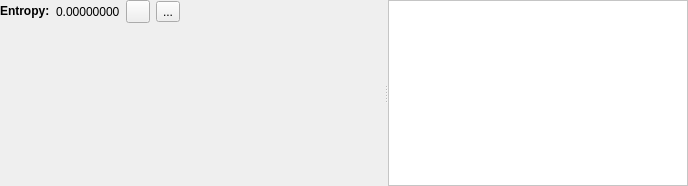
<?xml version="1.0" encoding="UTF-8"?>
<ui version="4.0">
 <class>ChartWidget</class>
 <widget class="QWidget" name="ChartWidget">
  <property name="geometry">
   <rect>
    <x>0</x>
    <y>0</y>
    <width>688</width>
    <height>186</height>
   </rect>
  </property>
  <property name="windowTitle">
   <string>Form</string>
  </property>
  <layout class="QVBoxLayout" name="verticalLayout_2">
   <property name="leftMargin">
    <number>0</number>
   </property>
   <property name="topMargin">
    <number>0</number>
   </property>
   <property name="rightMargin">
    <number>0</number>
   </property>
   <property name="bottomMargin">
    <number>0</number>
   </property>
   <item>
    <widget class="QSplitter" name="splitter">
     <property name="orientation">
      <enum>Qt::Horizontal</enum>
     </property>
     <widget class="QWidget" name="layoutWidget">
      <layout class="QVBoxLayout" name="verticalLayout" stretch="0,1">
       <item>
        <layout class="QHBoxLayout" name="horizontalLayout">
         <item>
          <widget class="QLabel" name="label">
           <property name="text">
            <string>&lt;html&gt;&lt;head/&gt;&lt;body&gt;&lt;p&gt;&lt;span style=&quot; font-weight:600;&quot;&gt;Entropy:&lt;/span&gt;&lt;/p&gt;&lt;/body&gt;&lt;/html&gt;</string>
           </property>
          </widget>
         </item>
         <item>
          <widget class="QLabel" name="lblEntropy">
           <property name="text">
            <string>0.00000000</string>
           </property>
          </widget>
         </item>
         <item>
          <widget class="QToolButton" name="tbHelp">
           <property name="text">
            <string/>
           </property>
           <property name="icon">
            <iconset resource="../../../resources.qrc">
             <normaloff>:/misc_icons/res/help.png</normaloff>:/misc_icons/res/help.png</iconset>
           </property>
           <property name="iconSize">
            <size>
             <width>16</width>
             <height>16</height>
            </size>
           </property>
          </widget>
         </item>
         <item>
          <widget class="QToolButton" name="tbSwitchChart">
           <property name="text">
            <string>...</string>
           </property>
           <property name="icon">
            <iconset resource="../../../resources.qrc">
             <normaloff>:/misc_icons/res/xychart.png</normaloff>:/misc_icons/res/xychart.png</iconset>
           </property>
          </widget>
         </item>
         <item>
          <spacer name="horizontalSpacer">
           <property name="orientation">
            <enum>Qt::Horizontal</enum>
           </property>
           <property name="sizeHint" stdset="0">
            <size>
             <width>40</width>
             <height>20</height>
            </size>
           </property>
          </spacer>
         </item>
        </layout>
       </item>
       <item>
        <widget class="ChartContainer" name="chartcontainer" native="true"/>
       </item>
      </layout>
     </widget>
     <widget class="QTableView" name="lisOccurrence">
      <property name="enabled">
       <bool>true</bool>
      </property>
      <property name="sizePolicy">
       <sizepolicy hsizetype="Preferred" vsizetype="Preferred">
        <horstretch>0</horstretch>
        <verstretch>0</verstretch>
       </sizepolicy>
      </property>
      <property name="minimumSize">
       <size>
        <width>0</width>
        <height>0</height>
       </size>
      </property>
      <property name="maximumSize">
       <size>
        <width>300</width>
        <height>16777215</height>
       </size>
      </property>
      <property name="baseSize">
       <size>
        <width>0</width>
        <height>0</height>
       </size>
      </property>
      <property name="styleSheet">
       <string notr="true">background-color: white;
alternate-background-color: whitesmoke;</string>
      </property>
      <property name="editTriggers">
       <set>QAbstractItemView::NoEditTriggers</set>
      </property>
      <property name="alternatingRowColors">
       <bool>true</bool>
      </property>
      <property name="selectionMode">
       <enum>QAbstractItemView::SingleSelection</enum>
      </property>
      <property name="selectionBehavior">
       <enum>QAbstractItemView::SelectRows</enum>
      </property>
      <attribute name="horizontalHeaderStretchLastSection">
       <bool>true</bool>
      </attribute>
      <attribute name="verticalHeaderVisible">
       <bool>false</bool>
      </attribute>
     </widget>
    </widget>
   </item>
  </layout>
 </widget>
 <customwidgets>
  <customwidget>
   <class>ChartContainer</class>
   <extends>QWidget</extends>
   <header>views/hexview/chartwidget/chartcontainer.h</header>
   <container>1</container>
  </customwidget>
 </customwidgets>
 <resources>
  <include location="../../../resources.qrc"/>
 </resources>
 <connections/>
</ui>
